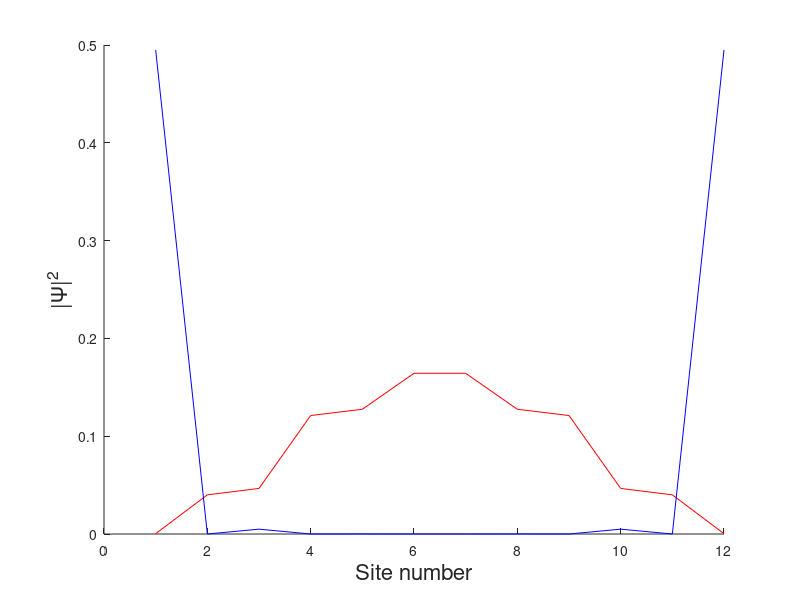

This chart was generated by the following MATLAB code:
clear;

n = 12;  %number of atoms

v = 0.1;
w = 1;

  H = zeros(n,n);  

  for m = 1:2:n   %obtaining the 12x12 Hamiltonian
    H(m,m+1) = v;
    H(m+1,m) = v';
    if(m<n-1)
      H(m+1,m+2) = w;
    end
    if(m>1)
      H(m,m-1) = w';
    end
  end
  %uncomment this for periodic boundary condition
  %H(1,n) = w';
  %H(n,1) = w;
  
[V,E] = eig(H);   %obtaining the eigenvalues
E = eig(H);   % check what these energies are

figure;
hold
plot(V(:,1).*V(:,1),'r');
plot(V(:,6).*V(:,6),'b');
xlabel('Site number','Fontsize',16);
ylabel('|\Psi|^2','Fontsize',16);